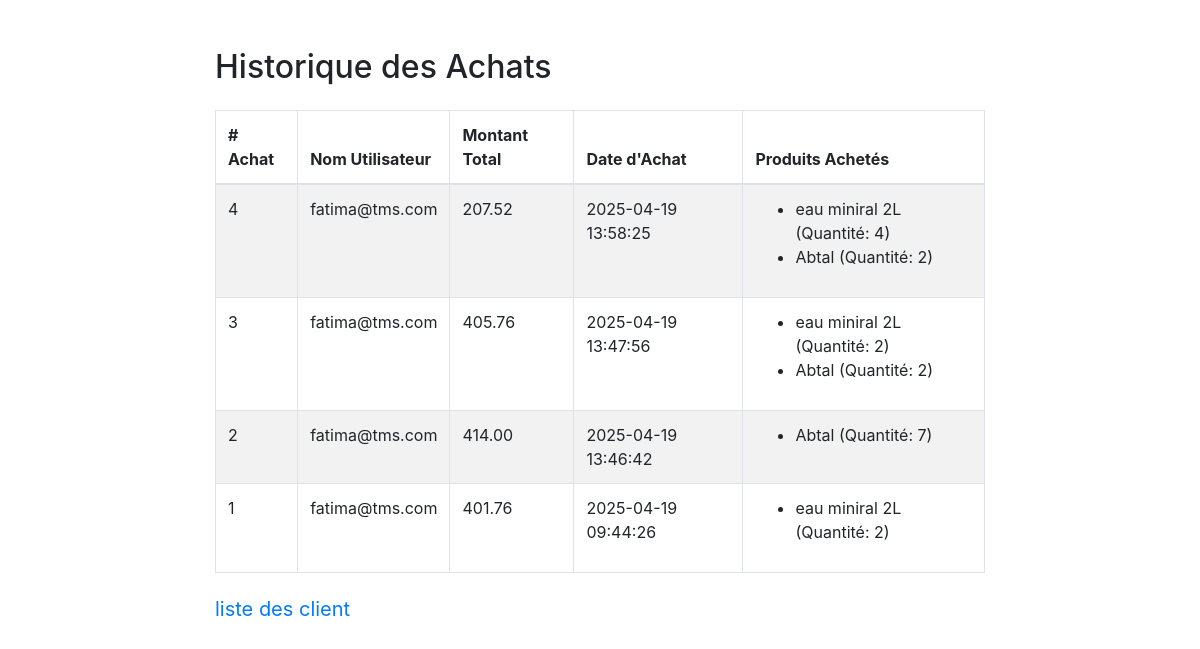
The app's page /admin/historique.php with its own data.
### tables this page shows
CREATE TABLE `achats` (
  `id_achat` int(11) NOT NULL,
  `id_utilisateur` int(11) NOT NULL,
  `date_achat` timestamp NOT NULL DEFAULT current_timestamp(),
  `montant_total` decimal(10,2) NOT NULL
);

CREATE TABLE `client` (
  `id` int(11) NOT NULL,
  `name` varchar(100) NOT NULL,
  `address` varchar(255) DEFAULT NULL,
  `solde` decimal(10,2) DEFAULT NULL,
  `num_commande` varchar(50) DEFAULT NULL,
  `id_utilisateur` int(11) DEFAULT NULL,
  `password` varchar(255) NOT NULL
);

CREATE TABLE `achat_produits` (
  `id_achat_produit` int(11) NOT NULL,
  `id_achat` int(11) NOT NULL,
  `id_produit` int(11) NOT NULL,
  `quantite` int(11) NOT NULL,
  `prix_unitaire` decimal(10,2) NOT NULL
);

CREATE TABLE `produits` (
  `id` int(11) NOT NULL,
  `nom` varchar(100) DEFAULT NULL,
  `prix` decimal(10,2) DEFAULT NULL,
  `quantite` int(11) DEFAULT NULL,
  `categorie` varchar(50) DEFAULT NULL,
  `uid_codebar` varchar(100) DEFAULT NULL,
  `image` varchar(255) DEFAULT NULL,
  `disponible` tinyint(1) DEFAULT 1
);

### admin/historique.php (the view, shortened to what this page needs)
<?php
require_once "config.php";
?>
<!DOCTYPE html>
<html lang="en">
<head>
    <link rel="stylesheet" href="https://stackpath.bootstrapcdn.com/bootstrap/4.5.2/css/bootstrap.min.css">
    <link rel="stylesheet" href="https://maxcdn.bootstrapcdn.com/font-awesome/4.7.0/css/font-awesome.min.css">
</head>
<body>
    <div class="wrapper">
        <div class="container-fluid">
            <div class="row">
                <div class="col-md-12">
                    <div class="mt-5 mb-3 clearfix">
                        <h2 class="pull-left">Historique des Achats</h2>
                    </div>
                    <?php
                    $sql_achats = "SELECT achats.id_achat AS id_achat, client.name AS nom_utilisateur, achats.montant_total, achats.date_achat
                                    FROM achats
                                    INNER JOIN client ON achats.id_utilisateur = client.id
                                    ORDER BY achats.date_achat DESC";
                    if($result_achats = mysqli_query($link, $sql_achats)){
                        if(mysqli_num_rows($result_achats) > 0){
                            echo '<table class="table table-bordered table-striped">';
                                echo "<thead>";
                                    echo "<tr>";
                                        echo "<th># Achat</th>";
                                        echo "<th>Nom Utilisateur</th>";
                                        echo "<th>Montant Total</th>";
                                        echo "<th>Date d'Achat</th>";
                                        echo "<th>Produits Achetés</th>";
                                    echo "</tr>";
                                echo "</thead>";
                                echo "<tbody>";
                                while($row_achat = mysqli_fetch_array($result_achats)){
                                    echo "<tr>";
                                        echo "<td>" . htmlspecialchars($row_achat['id_achat']) . "</td>";
                                        echo "<td>" . htmlspecialchars($row_achat['nom_utilisateur']) . "</td>";
                                        echo "<td>" . htmlspecialchars($row_achat['montant_total']) . "</td>";
                                        echo "<td>" . htmlspecialchars($row_achat['date_achat']) . "</td>";
                                        echo "<td>";
                                            $id_achat = $row_achat['id_achat'];
                                            $sql_produits = "SELECT produits.nom, achat_produits.quantite
                                                             FROM achat_produits
                                                             INNER JOIN produits ON achat_produits.id_produit = produits.id
                                                             WHERE achat_produits.id_achat = $id_achat";
                                            $result_produits = mysqli_query($link, $sql_produits);
                                            if($result_produits){
                                                if(mysqli_num_rows($result_produits) > 0){
                                                    echo "<ul>";
                                                    while($row_produit = mysqli_fetch_array($result_produits)){
                                                        echo "<li>" . htmlspecialchars($row_produit['nom']) . " (Quantité: " . htmlspecialchars($row_produit['quantite']) . ")</li>";
                                                    }
                                                    echo "</ul>";
                                                } else {
                                                    echo "Aucun produit trouvé pour cet achat.";
                                                }
                                            } else {
                                                echo "Erreur lors de la récupération des produits.";
                                            }
                                        echo "</td>";
                                    echo "</tr>";
                                }
                                echo "</tbody>";
                            echo "</table>";
                        } else{
                            echo '<div class="alert alert-info"><em>Aucun achat trouvé.</em></div>';
                        }
                    } else{
                        echo "Oops! Une erreur s'est produite lors de la récupération des achats. Veuillez réessayer plus tard.";
                    }
                    ?>
                    <a class="navbar-brand" href="dashboard.php">liste des client</a>
                </div>
            </div>
        </div>
    </div>
</body>
</html>

### admin/historique.php (style rules this page uses)
.wrapper { width: 800px; margin: 0 auto; }

### records on screen
achats: id_achat "4", client.name "fatima@tms.com", montant_total "207.52", date_achat "2025-04-19 13:58:25"
achat_produits: id_produit.nom "eau miniral 2L", quantite "4"
achat_produits: id_produit.nom "Abtal", quantite "2"
achats: id_achat "3", client.name "fatima@tms.com", montant_total "405.76", date_achat "2025-04-19 13:47:56"
achat_produits: id_produit.nom "eau miniral 2L", quantite "2"
achat_produits: id_produit.nom "Abtal", quantite "2"
achats: id_achat "2", client.name "fatima@tms.com", montant_total "414.00", date_achat "2025-04-19 13:46:42"
achat_produits: id_produit.nom "Abtal", quantite "7"
achats: id_achat "1", client.name "fatima@tms.com", montant_total "401.76", date_achat "2025-04-19 09:44:26"
achat_produits: id_produit.nom "eau miniral 2L", quantite "2"
